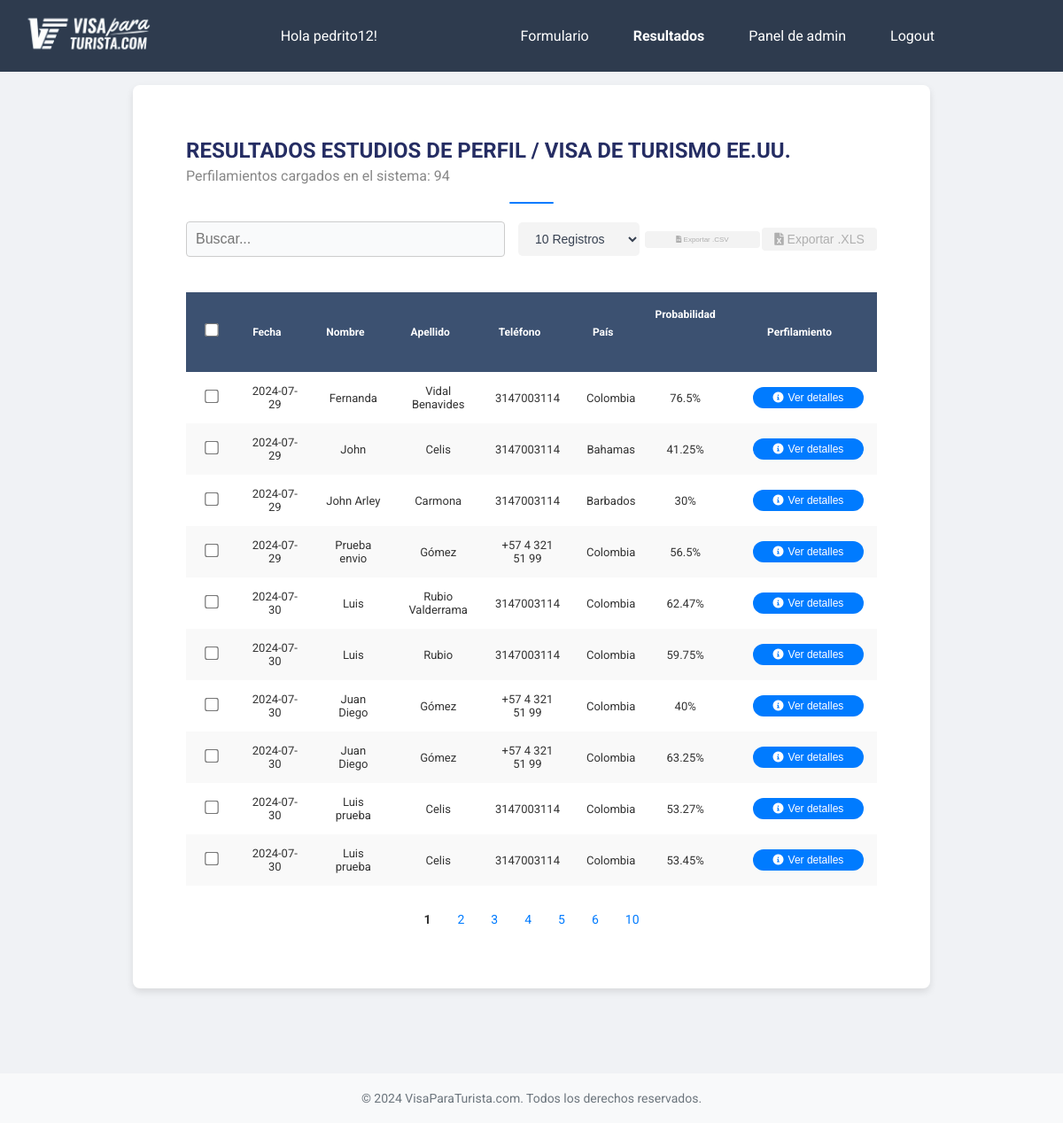
/results (signed in), run on the app's committed database.
### models.py (models this page shows, shortened)
class User(UserMixin, db.Model):
    id = db.Column(db.Integer, primary_key=True)
    username = db.Column(db.String(100), unique=True, nullable=False)
    name = db.Column(db.String(100), nullable=False)
    email = db.Column(db.String(100), nullable=False, unique=True)
    telefono = db.Column(db.Integer, nullable=False)
    password_hash = db.Column(db.String(130), nullable=False)
    roles = db.relationship("Roles", secondary="user_roles", back_populates="users")
    @hybrid_property
    def password(self):
        raise AttributeError('password is not a readable attribute')

class FormResult(db.Model):
  id = db.Column(db.Integer, primary_key=True)
  fecha = db.Column(db.String(50), nullable=False)
  nombre = db.Column(db.String(100), nullable=False)
  apellidos = db.Column(db.String(100), nullable=False)
  email = db.Column(db.String(100), nullable=False)
  telefono = db.Column(db.String(50), nullable=False)
  pais_residencia = db.Column(db.String(100), nullable=False)
  edad = db.Column(db.Integer, nullable=False)
  estado_civil = db.Column(db.String(50), nullable=False)
  hijos = db.Column(db.String(50), nullable=False)
  vivienda = db.Column(db.String(100), nullable=False)
  profesion = db.Column(db.String(100), nullable=False)
  nivel_educacion = db.Column(db.String(100), nullable=False)
  tiempo_empleo = db.Column(db.String(100), nullable=False)
  propietario = db.Column(db.String(50), nullable=False)
  ingresos = db.Column(db.Integer, nullable=False)
  impuestos = db.Column(db.String(50), nullable=False)
  propiedades = db.Column(db.String(100), nullable=False)
  viajes = db.Column(db.String(100), nullable=False)
  familiares_eeuu = db.Column(db.String(100), nullable=False)
  familiares_visa = db.Column(db.String(100), nullable=False)
  visa_negada = db.Column(db.String(100), nullable=False)
  antecedentes = db.Column(db.String(100), nullable=False)
  enfermedades = db.Column(db.String(100), nullable=False)
  visa_otra = db.Column(db.String(100), nullable=False)
  problemas_migratorios = db.Column(db.String(100), nullable=False)
  nacionalidad = db.Column(db.String(100), nullable=False)
  calificacion = db.Column(db.Integer, nullable=False)
  calificacion_pais_residencia_ChatGPT = db.Column(db.Text, nullable=True)
  calificacion_edad_ChatGPT = db.Column(db.Text, nullable=True)
  calificacion_estado_civil_ChatGPT = db.Column(db.Text, nullable=True)
  calificacion_hijos_ChatGPT = db.Column(db.Text, nullable=True)
  calificacion_vivienda_ChatGPT = db.Column(db.Text, nullable=True)
  calificacion_profesion_ChatGPT = db.Column(db.Text, nullable=True)
  calificacion_nivel_educacion_ChatGPT = db.Column(db.Text, nullable=True)
  calificacion_tiempo_empleo_ChatGPT = db.Column(db.Text, nullable=True)
  calificacion_propietario_ChatGPT = db.Column(db.Text, nullable=True)
  calificacion_ingresos_ChatGPT = db.Column(db.Text, nullable=True)
  calificacion_impuestos_ChatGPT = db.Column(db.Text, nullable=True)
  calificacion_propiedades_ChatGPT = db.Column(db.Text, nullable=True)
  calificacion_viajes_ChatGPT = db.Column(db.Text, nullable=True)
  calificacion_familiares_eeuu_ChatGPT = db.Column(db.Text, nullable=True)
  calificacion_familiares_visa_ChatGPT = db.Column(db.Text, nullable=True)
  calificacion_visa_negada_ChatGPT = db.Column(db.Text, nullable=True)
  calificacion_antecedentes_ChatGPT = db.Column(db.Text, nullable=True)
  calificacion_enfermedades_ChatGPT = db.Column(db.Text, nullable=True)
  calificacion_visa_otra_ChatGPT = db.Column(db.Text, nullable=True)
  calificacion_problemas_migratorios_ChatGPT = db.Column(db.Text, nullable=True)
  calificacion_nacionalidad_ChatGPT = db.Column(db.Text, nullable=True)
  calificacion_criterios_confidenciales_ChatGPT = db.Column(db.Text, nullable=True)
  probabilidad = db.Column(db.Integer, nullable=False)
  sugerencia_1_ChatGPT = db.Column(db.Text, nullable=True)
  sugerencia_2_ChatGPT = db.Column(db.Text, nullable=True)
  sugerencia_3_ChatGPT = db.Column(db.Text, nullable=True)
  calificacion_categoria_informacion_demografica_familiar_ChatGPT = db.Column(db.Text, nullable=True)
  calificacion_categoria_educacion_empleo_ChatGPT = db.Column(db.Text, nullable=True)
  calificacion_categoria_propiedades_activos_ChatGPT = db.Column(db.Text, nullable=True)
  calificacion_categoria_antecedentes_experiencia_viaje_ChatGPT = db.Column(db.Text, nullable=True)
  calificacion_categoria_criterios_confidenciales_ChatGPT = db.Column(db.Text, nullable=True)
  notas = db.Column(db.Text, nullable=True)
  pdf_path = db.Column(db.String(200), nullable=False)

### app.py (the view)
@admin_permission.require(http_exception=403)
@user_permission.require(http_exception=403)
@app.route('/results')
@login_required
def results():
    results = FormResult.query.all()
    return render_template('results.html', results=results)

### app.py (called while the page is built)
@login_manager.user_loader
def load_user(id):
    return User.query.get(int(id))

### templates/results.html (shortened to what this page needs)
<!DOCTYPE html>
<html lang="es">
  <head>
    <link
      rel="stylesheet"
      href="{{ url_for('static', filename='estilos.css') }}"
    />
    <link
      rel="stylesheet"
      href="https://cdnjs.cloudflare.com/ajax/libs/font-awesome/6.0.0-beta3/css/all.min.css"
    />
  </head>
  <body>
    {% include 'base.html' %}
    {% block content %}
    <div class="container">
      <div class="header">
        <h1>RESULTADOS ESTUDIOS DE PERFIL / VISA DE TURISMO EE.UU.</h1>
        <div class="results-info">
          Perfilamientos cargados en el sistema: {{ results|length }}
        </div>
        <div class="separator"></div>
      </div>
      <div class="actions">
        <input
          type="text"
          id="search-input"
          class="search-input"
          placeholder="Buscar..."
        />
        <select id="recordsPerPage" class="btn">
          <option value="10">10 Registros</option>
        </select>
        <button
          class="btn export-button disabled"
          onclick="exportTableToCSV('results.csv')"
          disabled
        >
          <i class="fas fa-file-csv"></i> Exportar .CSV
        </button>
        <button
          class="btn export-button xls disabled"
          onclick="exportTableToXLS('results.xls')"
          disabled
        >
          <i class="fas fa-file-excel"></i> Exportar .XLS
        </button>
      </div>
      <div class="table-container">
        <table id="results-table" class="fixed-table">
          <thead>
            <tr>
              <th class="col-checkbox">
                <input type="checkbox" id="select-all" />
              </th>
              <th class="col-fecha sortable" onclick="sortTable(1)">
                Fecha
              </th>
              <th class="col-nombre sortable" onclick="sortTable(2)">
                Nombre
              </th>
              <th class="col-apellido sortable" onclick="sortTable(3)">
                Apellido
              </th>
              <th class="col-telefono sortable" onclick="sortTable(4)">
                Teléfono
              </th>
              <th class="col-pais sortable" onclick="sortTable(5)">
                País
              </th>
              <th class="col-probabilidad sortable" onclick="sortTable(6)">
                Probabilidad
              </th>
              <th class="col-reporte">Perfilamiento</th>
            </tr>
          </thead>
          <tbody>
            {% for result in results %}
            <tr
              data-href="{{ url_for('detail', id=result.id) }}"
              class="clickable-row"
            >
              <td class="col-checkbox">
                <input type="checkbox" class="row-checkbox" />
              </td>
              <td class="col-fecha">{{ result.fecha }}</td>
              <td class="col-nombre">{{ result.nombre }}</td>
              <td class="col-apellido">{{ result.apellidos }}</td>
              <td class="col-telefono">{{ result.telefono }}</td>
              <td class="col-pais">{{ result.pais_residencia }}</td>
              <td class="col-probabilidad">{{ result.probabilidad }}%</td>
              <td class="col-reporte">
                <button
                  class="download-button rounded-icon"
                  onclick="window.location.href='{{ url_for('download', filename=result.pdf_path.split('/')[-1]) }}'"
                >
                  <i class="fa-solid fa-circle-info" style="color: #ffffff"></i>
                  Ver detalles
                </button>
              </td>
            </tr>
            {% endfor %}
          </tbody>
        </table>
      </div>
      <div class="pagination" id="pagination-container">
      </div>
    </div>
    <footer class="footer-simple">
      <div class="footer-content">
        &copy; 2024 VisaParaTurista.com. Todos los derechos reservados.
      </div>
    </footer>
    {% endblock %}
  </body>
</html>

### templates/base.html (shortened to what this page needs)
<!DOCTYPE html>
<html lang="es">
  <head>
    <link
      rel="stylesheet"
      href="{{ url_for('static', filename='estilos.css') }}"
    />
    <link
      rel="stylesheet"
      href="https://cdnjs.cloudflare.com/ajax/libs/font-awesome/5.15.4/css/all.min.css"
    />
  </head>
  <body>
    <nav class="navbar">
      <div class="topbar">
        <a href="/">
          <img
            src="../static/images/navbar.png"
            alt="Logo visa par turistas"
            class="logo-topbar"
          />
        </a>
        Hola {{ current_user.username }}!
        <div class="topbar-menu menu-adjustable">
          {% if current_user.is_authenticated %}
          {% if current_user.roles[0].id == 1 %}
              <a href="/" class="{% if request.path == '/' %}active{% endif %}">Formulario</a>
              <a href="/results" class="{% if request.path == '/results' %}active{% endif %}">Resultados</a>
              <a href="/admin-dashboard" class="{% if request.path == '/admin-dashboard' %}active{% endif %}">Panel de admin</a>
          {% else %}
              <a href="/results" class="{% if request.path == '/results' %}active{% endif %}">Resultados</a>
              <a href="/user-dashboard" class="{% if request.path == '/user-dashboard' %}active{% endif %}">Panel de usuario</a>
          {% endif %}
          {% endif %}
          {% if current_user.is_authenticated %}
          <a
            href="{{ url_for('logout') }}"
            class="{% if request.path == url_for('logout') %}active{% endif %}"
            >Logout</a
          >
          {% else %}
          <a
            href="{{ url_for('login') }}"
            class="{% if request.path == url_for('login') %}active{% endif %}"
            >Login</a
          >
          {% endif %}
        </div>
      </div>
    </nav>
  </body>
</html>

### templates/results.html (style rules this page uses)
body { font-family: Arial, sans-serif; background-color: #f9f9f9; color: #333; margin: 0; padding: 0; }
.container { max-width: 1000px; margin: 100px auto 20px auto; background-color: #fff; padding: 20px; border-radius: 8px; box-shadow: 0 0 10px rgba(0, 0, 0, 0.1); }
.header { margin-bottom: 20px; }
.header h1 { font-size: 24px; margin: 0; text-transform: uppercase; text-align: left; }
.header .results-info { font-size: 16px; color: #888; text-align: left; margin-top: 5px; }
.separator { width: 100%; height: 2px; background-color: #ccc; margin: 20px 0; }
.actions { display: flex; align-items: center; margin-bottom: 20px; }
.actions .search-input { flex-grow: 1; padding: 10px; border: 1px solid #ccc; border-radius: 4px; margin-right: 2px; max-width: 60%; }
.actions select { background-color: #f4f4f4; width: auto; padding: 5px 10px; border: 1px solid #b0b0b0; border-radius: 4px; margin-right: 10px; max-width: 130px; }
.actions .export-button { background-color: #007bff; color: white; border: none; padding: 5px 10px; border-radius: 4px; cursor: pointer; font-size: 12px; margin-right: 10px; white-space: nowrap; transition: background-color 0.3s, box-shadow 0.3s; }
.actions .export-button.disabled { background-color: #f3f3f3; color: #afafaf; cursor: not-allowed; }
.actions .export-button.xls { background-color: #28a745; font-size: 12px; }
.actions .export-button.xls.disabled { background-color: #f3f3f3; color: #afafaf; cursor: not-allowed; }
table { width: 100%; border-collapse: collapse; margin-bottom: 20px; border: none; }
thead { background-color: #333; color: white; }
th, td { padding: 10px; border: none; text-align: center; vertical-align: middle; }
th input[type="checkbox"], td input[type="checkbox"] { margin: 0; }
tbody tr:nth-child(even) { background-color: #f9f9f9; }
.pagination { display: flex; justify-content: center; align-items: center; }
input[type="checkbox"] { transform: scale(1.2); margin-right: 10px; }
:root { --button-width: 115px; --button-margin: 5px 0; }
:root { --button-width: 125px; --button-margin-top-bottom: 5px; --button-margin-left: 20px; }
.download-button.rounded-icon { background-color: #007bff; color: white; border: none; padding: 6px 6px; border-radius: 12px; cursor: pointer; font-size: 12px; transition: background-color 0.3s, box-shadow 0.3s; display: flex; align-items: center; justify-content: center; width: var(--button-width); margin: var(--button-margin-top-bottom) 0 var(--button-margin-top-bottom) var(--button-margin-left); }
.download-button.rounded-icon i { margin-right: 7px; }
.table-container td { text-align: center; vertical-align: middle; }
th.sortable { cursor: pointer; }
th { text-align: center; }
.fixed-table th, .fixed-table td { --col-checkbox-width: 40px; --col-fecha-width: 90px; --col-nombre-width: 150px; --col-apellido-width: 150px; --col-email-width: 200px; --col-telefono-width: 150px; --col-pais-width: 100px; --col-probabilidad-width: 100px; --col-reporte-width: 150px; }
.fixed-table .col-checkbox { width: var(--col-checkbox-width); }
.fixed-table .col-nombre { width: var(--col-nombre-width); }
.fixed-table .col-apellido { width: var(--col-apellido-width); }
.fixed-table .col-telefono { width: var(--col-telefono-width); }
.fixed-table .col-pais { width: var(--col-pais-width); }
.fixed-table .col-probabilidad { width: var(--col-probabilidad-width); }
.fixed-table .col-reporte { width: var(--col-reporte-width); }
.footer-simple { background-color: #f0f0f0; color: #333; padding: 20px; text-align: center; width: 100%; }
.footer-simple .footer-content { max-width: 1000px; margin: 0 auto; font-size: 14px; }
.logo-topbar { width: 10rem; }

### data on the page
User: username "pedrito12"
FormResult: fecha "2024-07-29", nombre "Fernanda", apellidos "Vidal Benavides", telefono "3147003114", pais_residencia "Colombia", probabilidad "76.5"
FormResult: fecha "2024-07-29", nombre "John", apellidos "Celis", telefono "3147003114", pais_residencia "Bahamas", probabilidad "41.25"
FormResult: fecha "2024-07-29", nombre "John Arley", apellidos "Carmona", telefono "3147003114", pais_residencia "Barbados", probabilidad "30"
FormResult: fecha "2024-07-29", nombre "Prueba envio", apellidos "Gómez", telefono "+57 4 321 51 99", pais_residencia "Colombia", probabilidad "56.5"
FormResult: fecha "2024-07-30", nombre "Luis", apellidos "Rubio Valderrama", telefono "3147003114", pais_residencia "Colombia", probabilidad "62.47"
FormResult: fecha "2024-07-30", nombre "Luis", apellidos "Rubio", telefono "3147003114", pais_residencia "Colombia", probabilidad "59.75"
FormResult: fecha "2024-07-30", nombre "Juan Diego", apellidos "Gómez", telefono "+57 4 321 51 99", pais_residencia "Colombia", probabilidad "40"
FormResult: fecha "2024-07-30", nombre "Juan Diego", apellidos "Gómez", telefono "+57 4 321 51 99", pais_residencia "Colombia", probabilidad "63.25"
FormResult: fecha "2024-07-30", nombre "Luis prueba", apellidos "Celis", telefono "3147003114", pais_residencia "Colombia", probabilidad "53.27"
FormResult: fecha "2024-07-30", nombre "Luis prueba", apellidos "Celis", telefono "3147003114", pais_residencia "Colombia", probabilidad "53.45"

### other printed values
{{ results|length }} "94"
